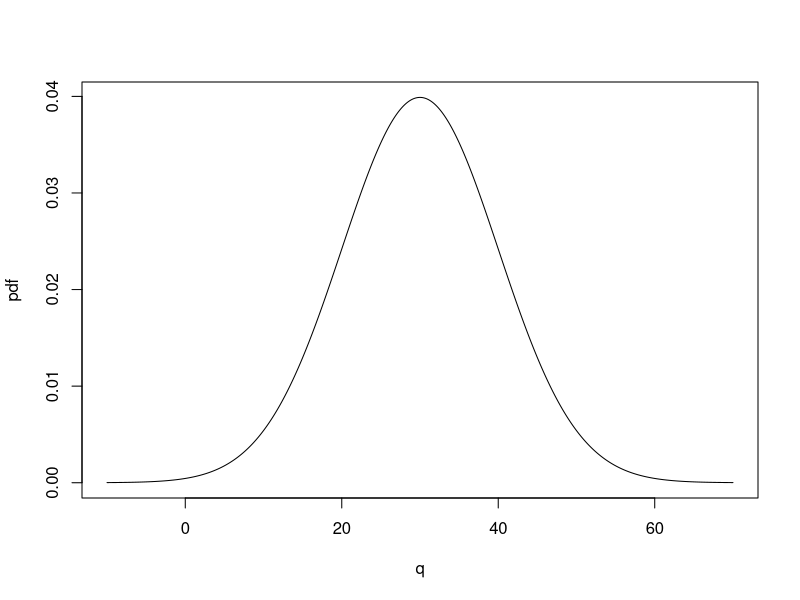
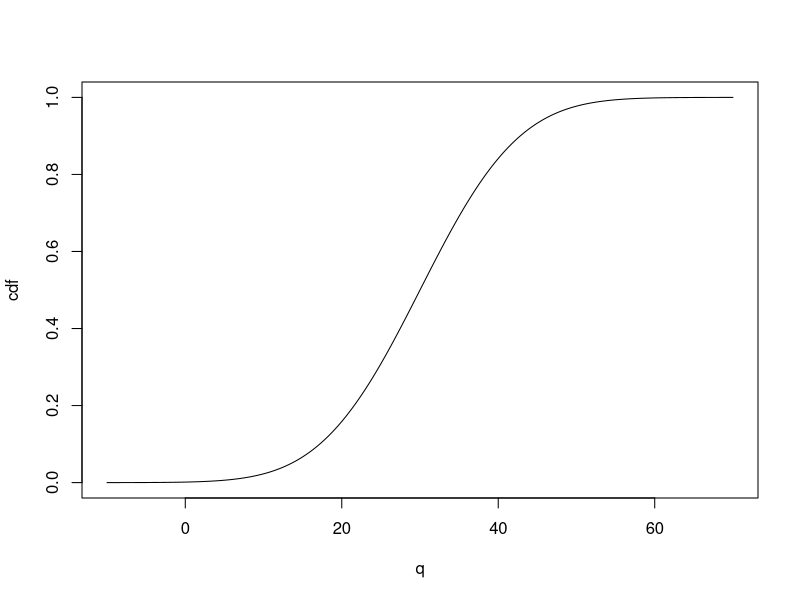
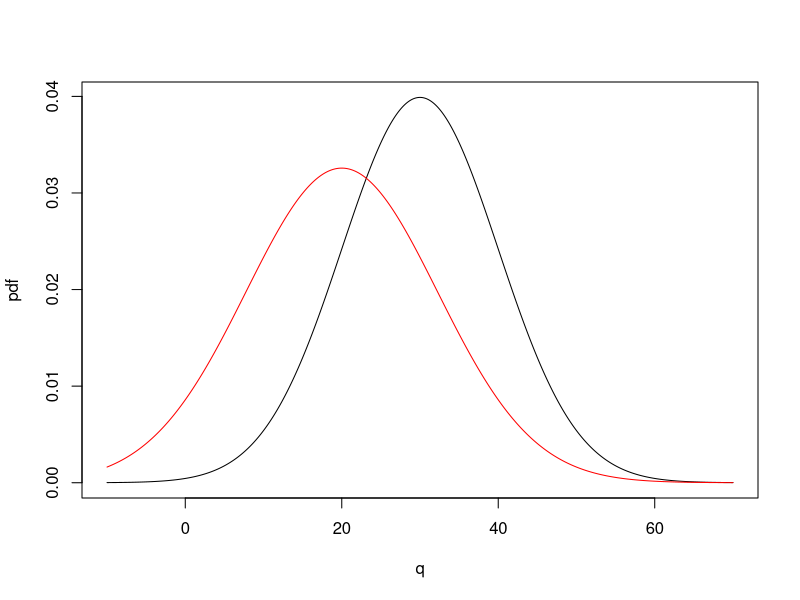
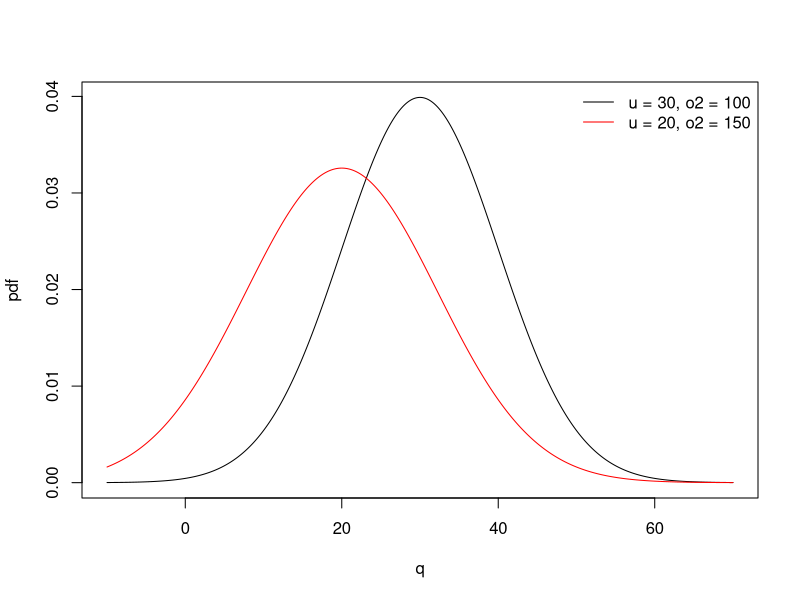
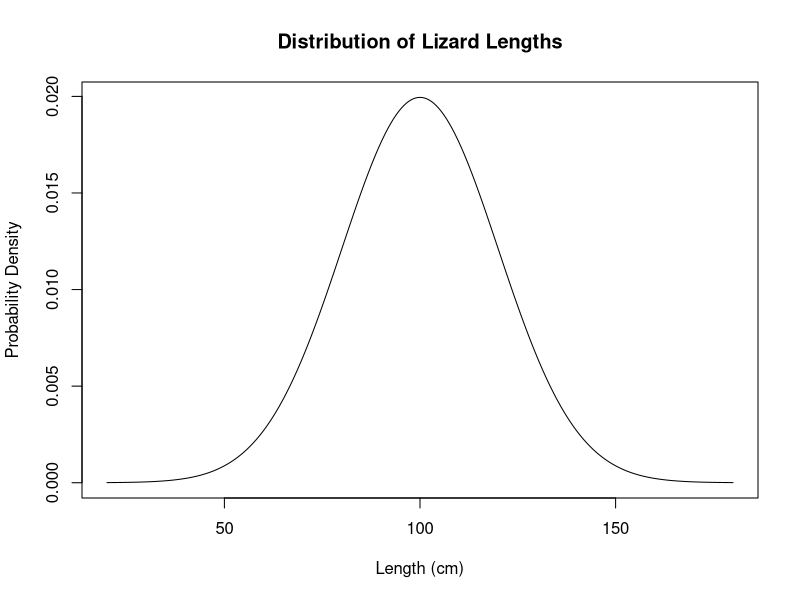
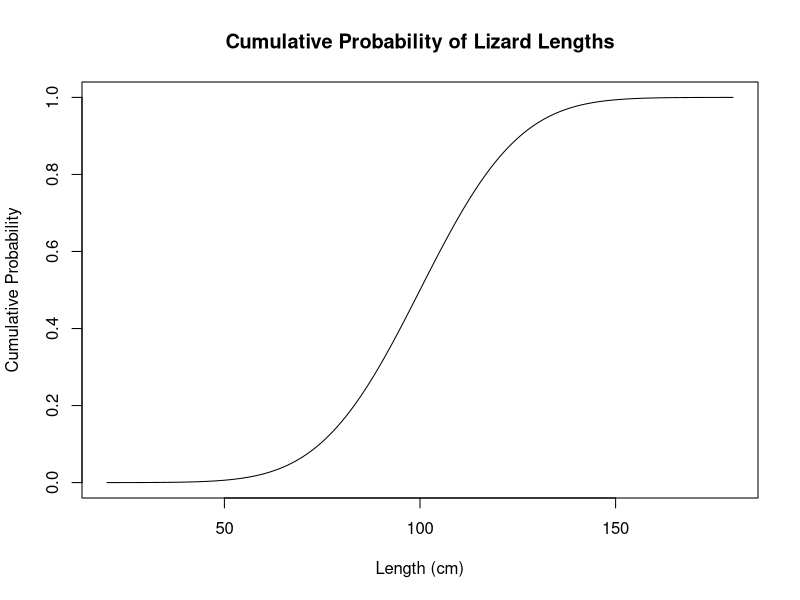
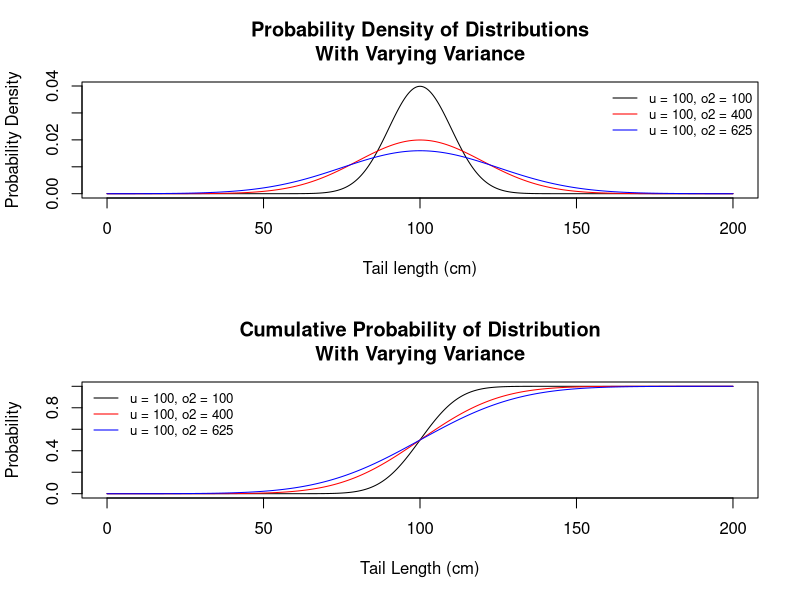

Recreate these plots in R, in order.
#Adam Orr
#Biometry
#Lab 3

# ---- warmup ----
#functions
#dnorm() probability density
#pnorm() 
#qnorm()
#rnorm()

#time hummingbird spends at feeder
#mean - 30 s
#var - 100 s

#parameters
u <- 30
o2 <- 100
o <- sqrt(o2)

dnorm(10,u,o) #density of 10 sec at feeder
pnorm(10,u,o) #prob at feeder for <10 sec
qnorm(.25,u,o) #first quartile feeding time

(p <- pnorm(10,u,o))
qnorm(p, u, o)

(q <- qnorm(0.25,u,o))
pnorm(q, u, o)

# ---- warmup - plotting ----
q <- seq(u-4*o,u+4*o, by = .1)
pdf <- dnorm(q, u, o)

#plotting pdf
plot(pdf ~ q, type = "l")

#plotting cdf
cdf <- pnorm(q,u,o)
plot(cdf~q, type = 'l')

# ---- warmup - adding another line ----
second_u <- 20
second_o2 <- 150
second_o <- sqrt(second_o2)
second_pdf <- dnorm(q, second_u, second_o)

#plotting both
plot(pdf ~ q, type = 'l')
lines(second_pdf ~ q, type = 'l', col = 'red')

xrange <- range(q)
yrange <- range(pdf, second_pdf)

plot(pdf~q, type = 'l', xlim = xrange, ylim = yrange)
lines(second_pdf~q, type = 'l', col = 'red')
legend("topright",
       legend = c("u = 30, o2 = 100", "u = 20, o2 = 150"),
       col = c('black','red'),
       lty = 1,
       bty = "n")
# ---- warmup - standard normal ----
qnorm(.25) #r will assume std normal if no u or o provided
pnorm(1)

# ---- question 1 ----
#set parameters
mu <- 100
sigma_squared <- 400
sigma <- sqrt(sigma_squared)

#plot the probability density function of lizard lengths
q <- seq(mu - 4 * sigma, mu + 4 * sigma, by = .1)
pdf <- dnorm(q,mu,sigma)
plot(pdf~q, type = 'l',
     xlab = "Length (cm)",
     ylab = "Probability Density",
     main = "Distribution of Lizard Lengths")

#plot the cumulative distribution function of lizard lengths
cdf <- pnorm(q, mu, sigma)
plot(cdf~q, type = 'l',
     xlab = "Length (cm)",
     ylab = "Cumulative Probability",
     main = "Cumulative Probability of Lizard Lengths")

# ---- question 2 ----
#set parameters
mu <- 100
sigma_squared <- 400
sigma <- sqrt(sigma_squared)
#what is the probability density for a length of 75 cm?
dnorm(75, mu, sigma)

#what is the probability that a lizard will be less than
# or equal to 75 cm?
pnorm(75, mu, sigma)

#greater than 120 cm?
1 - pnorm(120, mu, sigma)

#between 95 and 115 cm?
pnorm(115, mu, sigma) - pnorm(95, mu, sigma)

#at least 40 cm different from the mean?
2 * pnorm(mu - 40, mu, sigma)

#closer than 1.3 sigma to the mean?
pnorm(mu + 1.3 * sigma, mu, sigma) - pnorm(mu - 1.3 * sigma, mu, sigma)

#further than 1.5 sigma from the mean?
2 * pnorm(mu - 1.5 * sigma, mu, sigma)

#further than 0.7 sigma from the mean?
2 * pnorm(mu - .7 * sigma, mu, sigma)

#what are the quartiles of the distribution?
#1st quartile
qnorm(.25, mu, sigma)

#2nd quartile
qnorm(.5, mu, sigma)

#3rd quartile
qnorm(.75, mu, sigma)

#4th quartile
qnorm(1, mu, sigma)

#2/3 of observations are expected to lie below what value?
qnorm(2/3, mu, sigma)

#80% of observations are expected to lie above what value?
qnorm(1 - .8, mu, sigma)

# ---- question 3 ----
#set parameters
mu <- rep(100,3)
sigma_squared <- c(100,400,625)
sigma <- sqrt(sigma_squared)
q <- seq(min(mu) - 4 * max(sigma), max(mu) + 4 * max(sigma), by = .1)

#calculate pdfs
pdfs <- sapply(sigma, FUN = function(x){dnorm(q,mu,x)})

#plot 3 PDFs on the same graph, each with a mean of 100,
#but with different variances. plot each line in a different
#color
par(mfrow=c(2,1)) #put 2 plots on one figure
plot(pdfs[,1]~q, type = 'l',
     xlab = "Tail length (cm)",
     ylab = "Probability Density",
     main = "Probability Density of Distributions\nWith Varying Variance")
lines(pdfs[,2]~q, col = 'red')
lines(pdfs[,3]~q, col = 'blue')

#add legend
legend("topright",
       legend = c("u = 100, o2 = 100", "u = 100, o2 = 400", "u = 100, o2 = 625"),
       col = c('black','red','blue'),
       lty = 1,
       bty = "n",
       cex = .8)

#the second plot should show three corresponding CDFs
#calculate the CDFs
cdfs <- sapply(sigma, FUN = function(x){pnorm(q,mu,x)})
plot(cdfs[,1]~q, type = 'l',
     xlab = 'Tail Length (cm)',
     ylab = "Probability",
     main = "Cumulative Probability of Distribution\nWith Varying Variance")
lines(cdfs[,2]~q, col = 'red')
lines(cdfs[,3]~q, col = 'blue')

#add legend
legend("topleft",
       legend = c("u = 100, o2 = 100", "u = 100, o2 = 400", "u = 100, o2 = 625"),
       col = c('black','red','blue'),
       lty = 1,
       bty = "n",
       cex = .8)

# ---- question 4 ----
#if the mean height of British men is 177 cm with a standard
#deviation of 7.1 cm, what proportion of British men are
#excluded from being spies by this height restriction?
#assume height follows a normal distribution

#set parameters
mu <- 177
sigma <- 7.1

#proportion excluded 
1 - pnorm(180, mu, sigma)

# ---- question 5 ----
#the mean height of british women is 163.3 cm,
#with a standard deviation of 6.4 cm. assuming a normal distribution
#of female height, what fraction of women meet MI5's  height standard?

#set parameters
mu <- 163.3
sigma <- 6.4

#proportion excluded
pnorm(173, mu, sigma)


